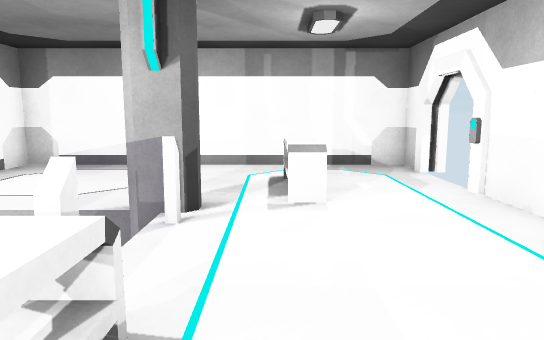
view 1 (above)

19 first-person views from a walk through a Unity game level. The camera is 1.3 m above the floor, tilts 8° down and sees 70° across. The floor is counted in squares, 1 m on a side. Each view is taken from the middle of a square. On the plan, view 1 faces up. The plan holds only what a view shows up to about 16 squares ahead; the rest is blank. The player character is not drawn. Door leaves are left out, so doorways stand open.

view 2
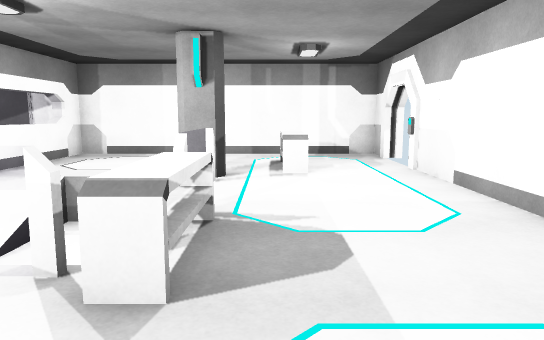

view 3
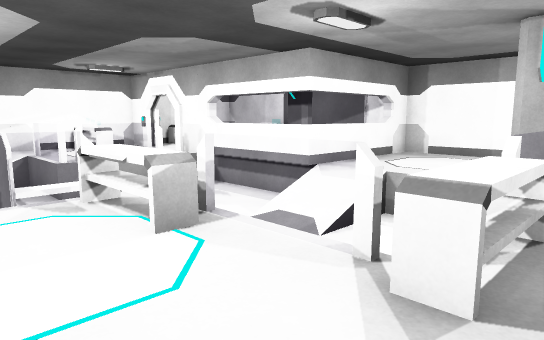

view 4
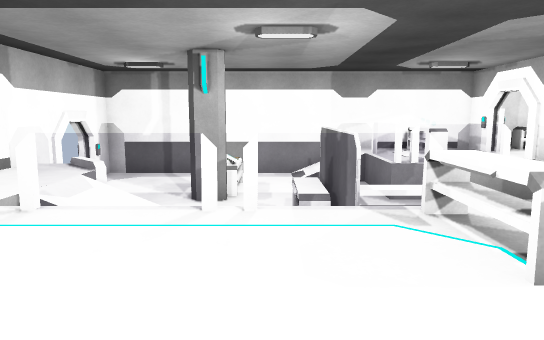

view 5
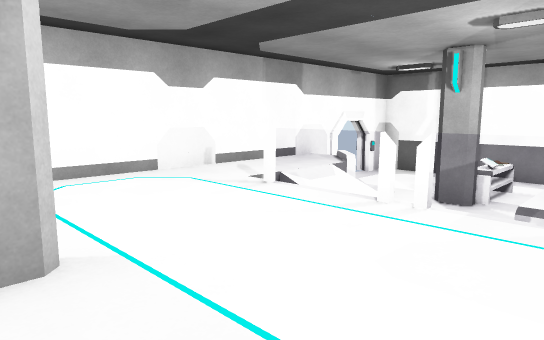

view 6
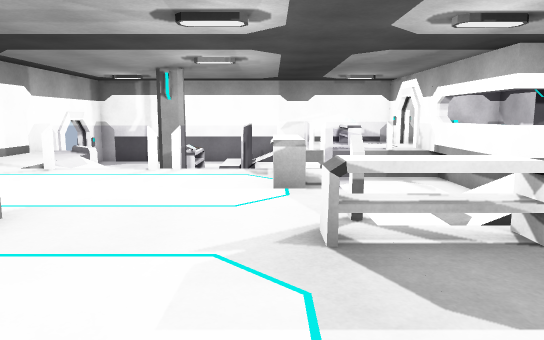

view 7
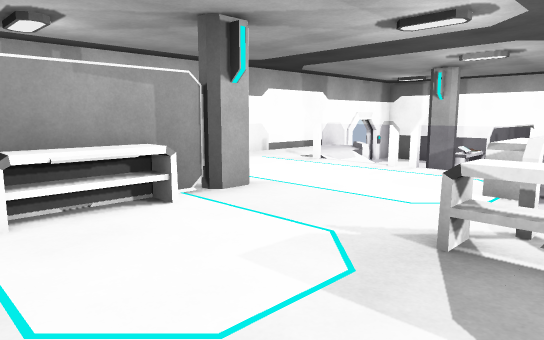

view 8
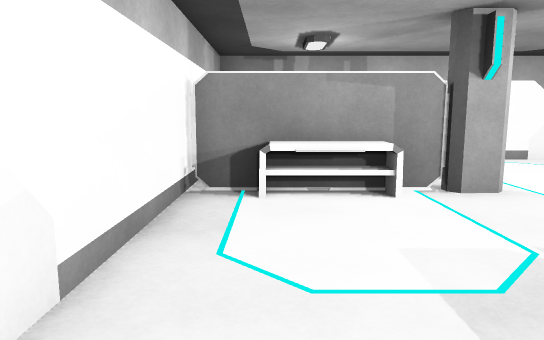

view 9
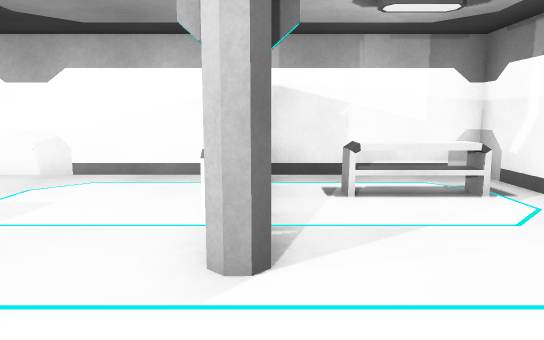

view 10
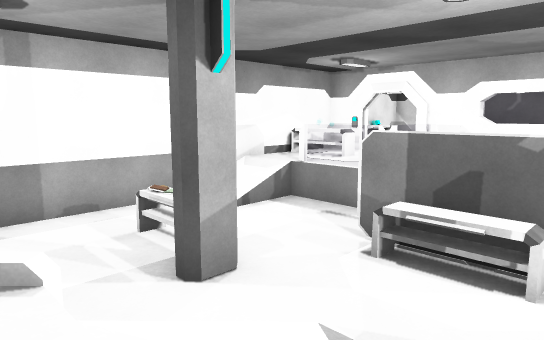

view 11
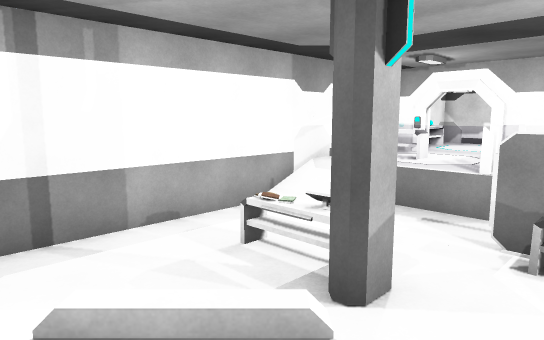

view 12
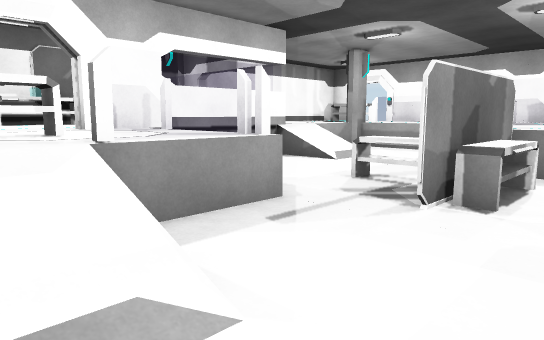

view 13
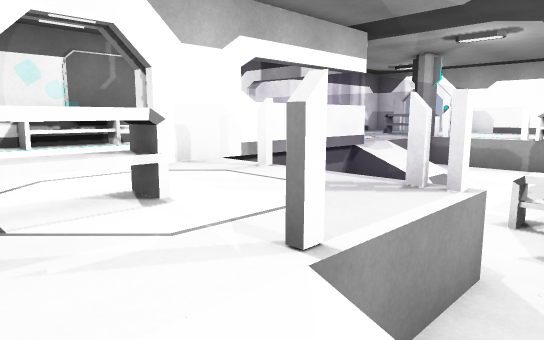

view 14
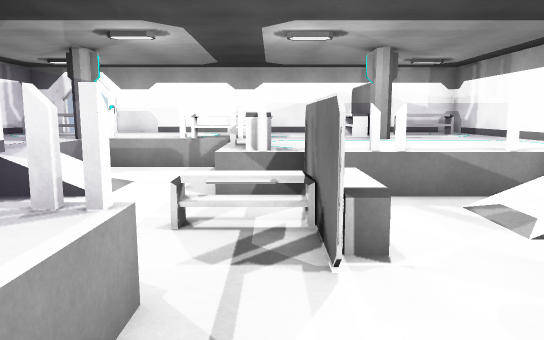

view 15
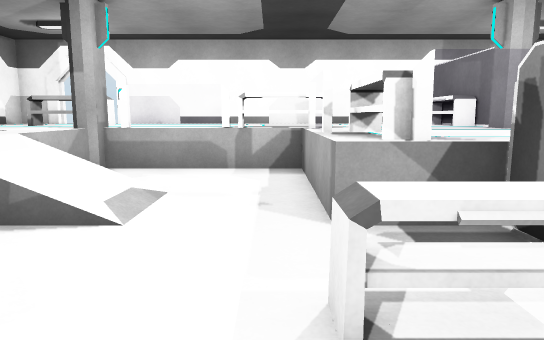

view 16
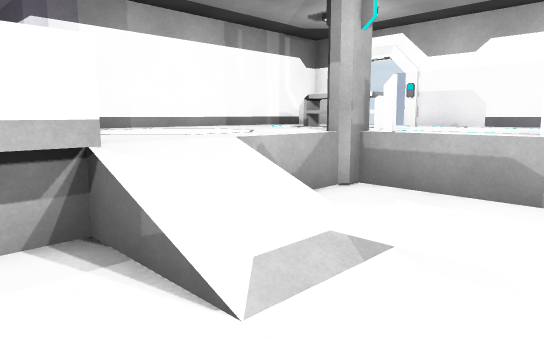

view 17
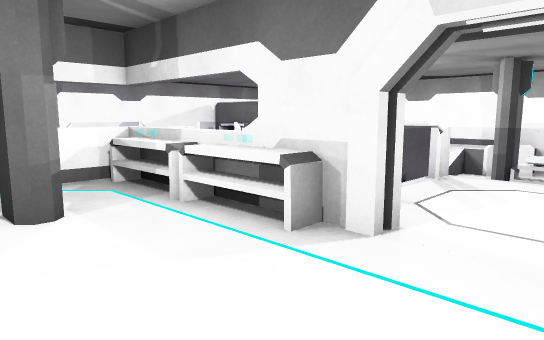

view 18
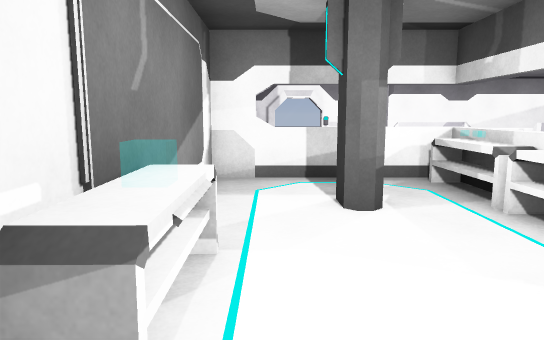

view 19
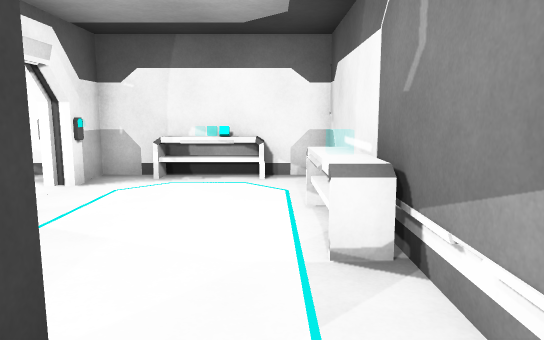

### Floor plan
Key: @ floor where view 1 was taken; # wall or solid block; x gap in a wall; . main floor; - floor 1 m lower than the main floor; / step, stairs or slope; D open door; = window, fence, low wall or low ledge; v drop or lower ground; T table; C column; O other object.
Columns run from 17 left of view 1 to 4 right of it. Each row starts with its distance up from view 1.
 10 #### T################
  9 #T........=..........x
  8 #T......C.=......TT..
  7 #T........=......TT..#
  6 #....TTTTT=.....#TT..#
  5 ##DDD#####=///-C#....#
  4 #.....-----//---=....#
  3 #TTT.=-----//---=....#
  2 #TTT.=----------#....#
  1 #....#----------T....#
  0 #//#=#--T--TT===T@...#
 -1 #//-----T--=TT.......#
 -2 #//----#T###.........#
 -3 #----------=.........#
 -4 #--TOT-----=.....TTT.#
 -5 #---vC--//-=...CC#####
 -6 #-------//-=.......T.#
 -7 #------=//v.......TT.#
 -8 #----#/...........TT.#
 -9 #-----...............#
-10 ### x#################

Positions as (right, up) in squares from view 1, and headings:
1: (0, 0), facing up
2: (0, -3), facing up
3: (0, -3), facing up-left
4: (-1, -3), facing left
5: (-1, -1), facing down-left
6: (3, -1), facing left
7: (3, 1), facing down-left
8: (2, 2), facing down
9: (-5, -5), facing right
10: (-7, -8), facing up-left
11: (-9, -9), facing up-left
12: (-16, -4), facing up-right
13: (-16, -1), facing up-right
14: (-15, -1), facing right
15: (-11, 1), facing right
16: (-8, 1), facing up-right
17: (-15, 9), facing down-right
18: (-15, 9), facing right
19: (-8, 9), facing left
